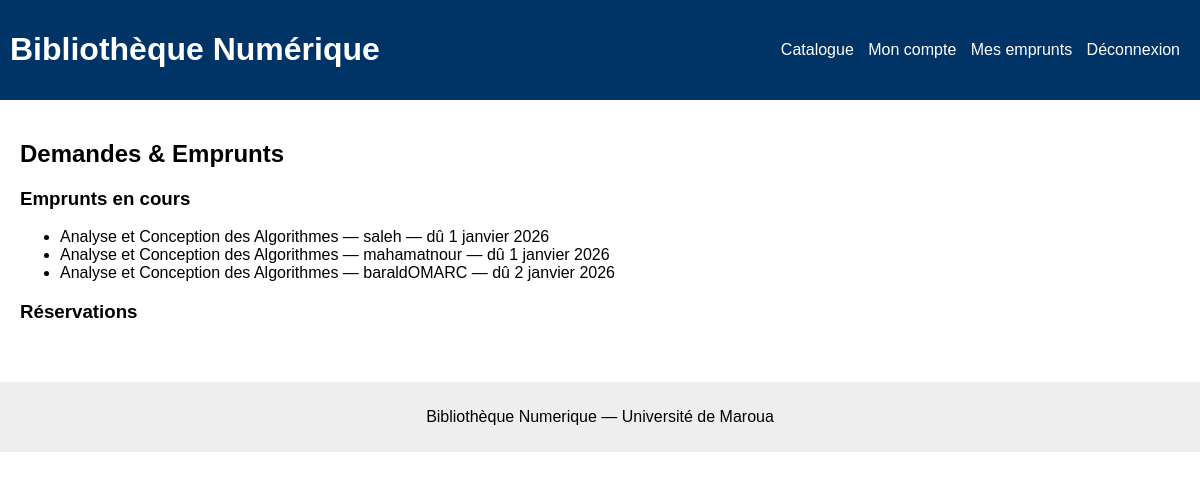
Page /manage/borrow-requests/ (signed in) on the committed database.
### catalog/models.py (models this page shows, shortened)
class Loan(models.Model):
    book = models.ForeignKey(Book, on_delete=models.CASCADE)
    borrower = models.ForeignKey(User, on_delete=models.CASCADE)
    borrowed_at = models.DateTimeField(auto_now_add=True)
    due_date = models.DateTimeField()
    returned = models.BooleanField(default=False)
    returned_at = models.DateTimeField(null=True, blank=True)
    sanction = models.BooleanField(default=False)

class Book(models.Model):
    title = models.CharField(max_length=300)
    description = models.TextField(blank=True)
    authors = models.ManyToManyField(Author, blank=True)
    category = models.ForeignKey(Category, on_delete=models.SET_NULL, null=True, blank=True)
    total_copies = models.IntegerField(default=1)
    available_copies = models.IntegerField(default=1)
    file = models.FileField(upload_to='books/', null=True, blank=True)
    cover_url = models.URLField(blank=True)
    created_at = models.DateTimeField(auto_now_add=True)
    is_new = models.BooleanField(default=False)

### catalog/views.py (the view)
# urls.py: path('manage/borrow-requests/', views.borrow_requests, name='borrow_requests'),
@login_required
@user_passes_test(is_biblio)
def borrow_requests(request):
    loans = Loan.objects.filter(returned=False).order_by('due_date')
    reservations = Reservation.objects.filter(active=True).order_by('-reserved_at')
    return render(request, 'catalog/borrow_requests.html', {'loans': loans, 'reservations': reservations})

### catalog/views.py (called while the page is built)
def is_biblio(user):
    return hasattr(user, 'profile') and user.profile.role in ('biblio','admin')

### templates/catalog/borrow_requests.html (shortened to what this page needs)
{% extends 'catalog/base.html' %}
{% block content %}
<h2>Demandes & Emprunts</h2>
<h3>Emprunts en cours</h3>
<ul>
  {% for loan in loans %}
    <li>{{ loan.book.title }} — {{ loan.borrower.username }} — dû {{ loan.due_date.date }}</li>
  {% endfor %}
</ul>
<h3>Réservations</h3>
{% endblock %}

### templates/catalog/base.html (shortened to what this page needs)
{% load static %}
<!doctype html>
<html lang="fr">
<head>
  <link rel="stylesheet" href="{% static 'css/style.css' %}">
</head>
<body>
  <header>
    <h1><a href="{% url 'index' %}">Bibliothèque Numérique</a></h1>
    <nav>
      <a href="{% url 'book_list' %}">Catalogue</a>
      {% if user.is_authenticated %}
        <a href="{% url 'dashboard' %}">Mon compte</a>
        <a href="{% url 'my_loans' %}">Mes emprunts</a>
        <a href="{% url 'logout' %}">Déconnexion</a>
      {% else %}
        <a href="{% url 'login' %}">Connexion</a>
        <a href="{% url 'signup' %}">Inscription</a>
      {% endif %}
    </nav>
  </header>
  <main>
    {% block content %}{% endblock %}
  </main>
  <footer>
    <p>Bibliothèque Numerique — Université de Maroua</p>
  </footer>
</body>
</html>

### static/css/style.css (style rules this page uses)
body { font-family: Arial, sans-serif; margin:0; padding:0; }
header { background:#003366; color:white; padding:10px; display:flex; justify-content:space-between; align-items:center; }
header a { color:white; text-decoration:none; margin-right:10px; }
main { padding:20px; }
footer { background:#eee; padding:10px; text-align:center; margin-top:20px; }

### rows in the picture
Loan: book "Analyse et Conception des Algorithmes", borrower.username "saleh", due_date "1 janvier 2026"
Loan: book "Analyse et Conception des Algorithmes", borrower.username "mahamatnour", due_date "1 janvier 2026"
Loan: book "Analyse et Conception des Algorithmes", borrower.username "baraldOMARC", due_date "2 janvier 2026"
